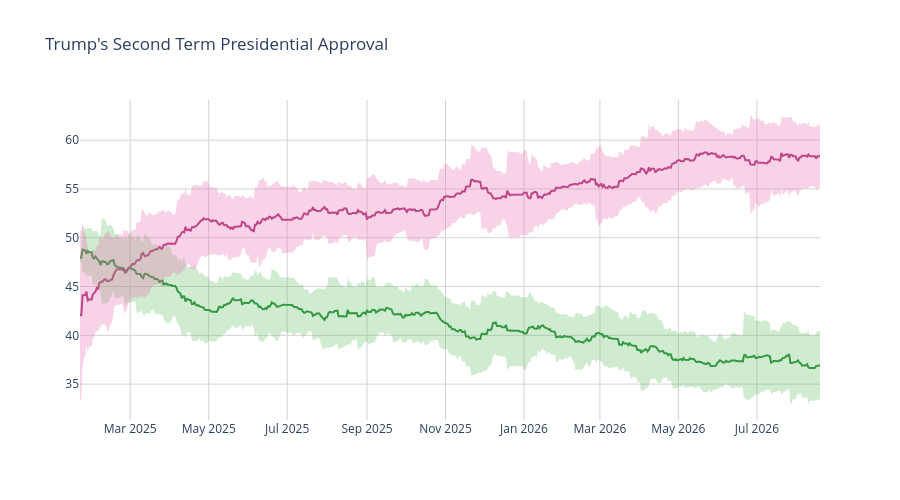

The notebook cell saved with this chart:
### Code cell
disappr_ci_hex = "#e86eaf"
appr_ci_hex = "#60be65"
disappr_ci_rgba = "rgba(232, 110, 175, 0.3)"
appr_ci_rgba = "rgba(96, 190, 101, 0.3)"
grid_col = "#d4d2d2"


# Approve
fig = go.Figure(go.Scatter(
    x=pres['end_date'],
    y=pres['approve'],
    hovertemplate="%{y:.2f}%",
    name="<b>Approve</b>",
    line=dict(color="#228833"),
    showlegend=False
))

# Disapprove
fig.add_trace(go.Scatter(
    x=pres['end_date'],
    y=pres['disapprove'],
    hovertemplate="%{y:.2f}%",
    name="<b>Disapprove</b>",
    line=dict(color="#aa3377"),
    showlegend=False
    )
)

# Approve CI
fig.add_traces([

    # Upper bound
    go.Scatter(
        x=pres['end_date'],
        y=pres['approve_upper_ci'],
        marker=dict(color=appr_ci_hex),
        line=dict(width=0),
        mode='lines',
        showlegend=False,
        hoverinfo="skip"
    ),

    # Lower bound
    go.Scatter(
        x=pres['end_date'],
        y=pres['approve_lower_ci'],
        marker=dict(color=appr_ci_hex),
        line=dict(width=0),
        mode='lines',
        fillcolor=appr_ci_rgba,
        fill="tonexty",
        showlegend=False,
        hoverinfo="skip"
    )
])

# Disapprove CI
fig.add_traces([

    # Upper bound
    go.Scatter(
        x=pres['end_date'],
        y=pres['disapprove_upper_ci'],
        marker=dict(color=disappr_ci_hex),
        line=dict(width=0),
        mode='lines',
        showlegend=False,
        hoverinfo="skip"
    ),

    # Lower bound
    go.Scatter(
        x=pres['end_date'],
        y=pres['disapprove_lower_ci'],
        marker=dict(color=disappr_ci_hex),
        line=dict(width=0),
        mode='lines',
        fillcolor=disappr_ci_rgba,
        fill="tonexty",
        showlegend=False,
        hoverinfo="skip"
    )
])

fig.update_layout(
    title=dict(text="Trump's Second Term Presidential Approval"),
    hovermode="x"
)

fig.update_xaxes(gridcolor=grid_col)
fig.update_yaxes(gridcolor=grid_col)

fig.update_layout(hovermode="x", hoverlabel_align="right", plot_bgcolor="rgba(0, 0, 0, 0)", height=500)
fig.show()

### Figure 1 — Plotly figure (JSON) as saved in the notebook; plotly's stock layout.template omitted (floating-point values rounded to 4 significant figures; data arrays with more than 128 entries replaced by an {"elided": "..."} marker saying what was removed)
{"data": [{"hovertemplate": "%{y:.2f}%", "line": {"color": "#228833"}, "name": "<b>Approve</b>", "showlegend": false, "type": "scatter", "x": {"elided": "576 str values"}, "y": {"elided": "576 float values"}}, {"hovertemplate": "%{y:.2f}%", "line": {"color": "#aa3377"}, "name": "<b>Disapprove</b>", "showlegend": false, "type": "scatter", "x": {"elided": "576 str values"}, "y": {"elided": "576 float values"}}, {"hoverinfo": "skip", "line": {"width": 0}, "marker": {"color": "#60be65"}, "mode": "lines", "showlegend": false, "type": "scatter", "x": {"elided": "576 str values"}, "y": {"elided": "576 float values"}}, {"fill": "tonexty", "fillcolor": "rgba(96, 190, 101, 0.3)", "hoverinfo": "skip", "line": {"width": 0}, "marker": {"color": "#60be65"}, "mode": "lines", "showlegend": false, "type": "scatter", "x": {"elided": "576 str values"}, "y": {"elided": "576 float values"}}, {"hoverinfo": "skip", "line": {"width": 0}, "marker": {"color": "#e86eaf"}, "mode": "lines", "showlegend": false, "type": "scatter", "x": {"elided": "576 str values"}, "y": {"elided": "576 float values"}}, {"fill": "tonexty", "fillcolor": "rgba(232, 110, 175, 0.3)", "hoverinfo": "skip", "line": {"width": 0}, "marker": {"color": "#e86eaf"}, "mode": "lines", "showlegend": false, "type": "scatter", "x": {"elided": "576 str values"}, "y": {"elided": "576 float values"}}], "layout": {"height": 500, "hoverlabel": {"align": "right"}, "hovermode": "x", "plot_bgcolor": "rgba(0, 0, 0, 0)", "title": {"text": "Trump's Second Term Presidential Approval"}, "xaxis": {"gridcolor": "#d4d2d2"}, "yaxis": {"gridcolor": "#d4d2d2"}}}
